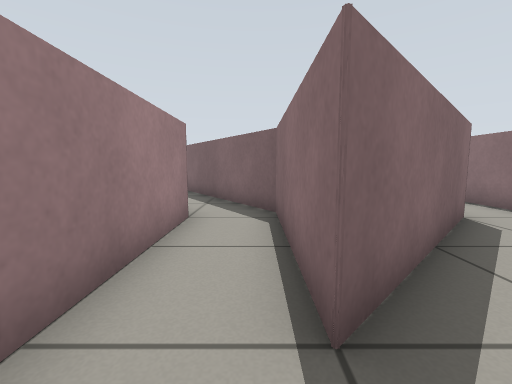
view 1 (above)

20 first-person views from a walk through a world built for the Gazebo simulator. The camera is 0.57 m above the floor, tilts 6° down and sees 90° across. The floor is counted in squares, 0.5 m on a side. Each view is taken from the middle of a square. On the plan, view 1 faces up. The plan holds only what a view shows up to about 12 squares ahead; the rest is blank.

view 2
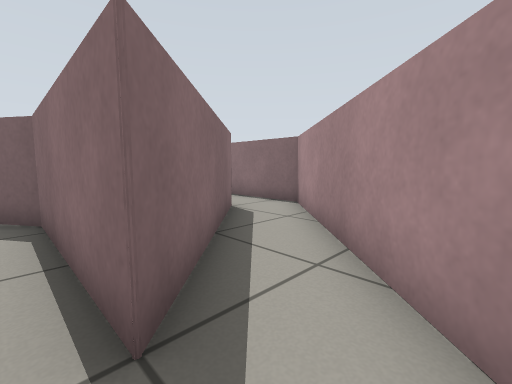

view 3
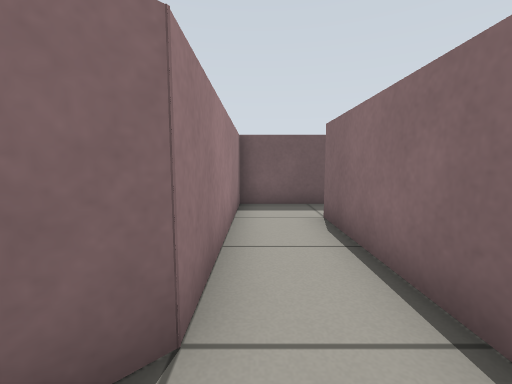

view 4
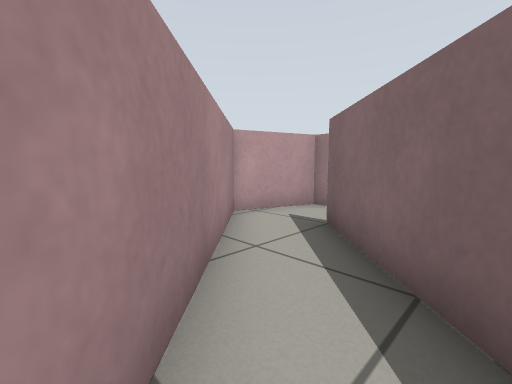

view 5
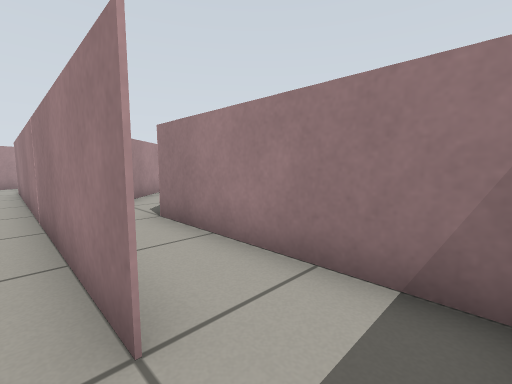

view 6
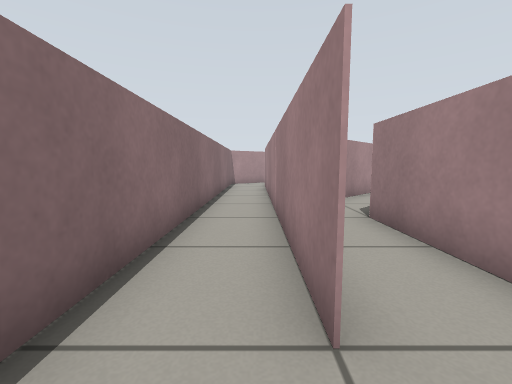

view 7
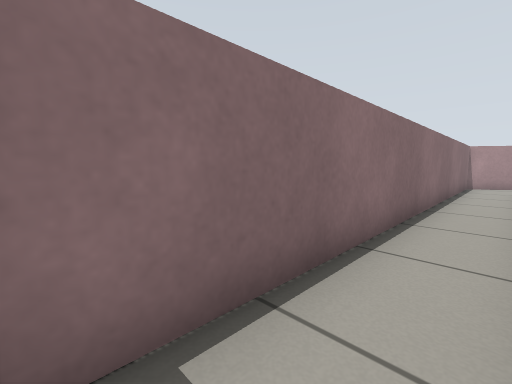

view 8
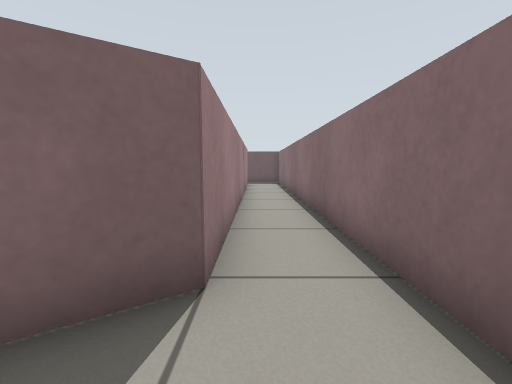

view 9
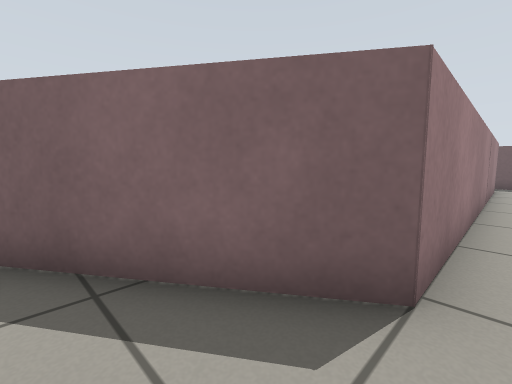

view 10
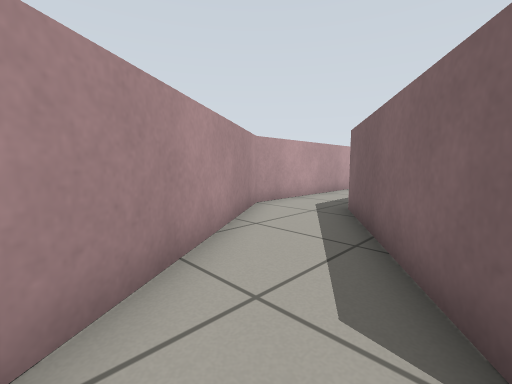

view 11
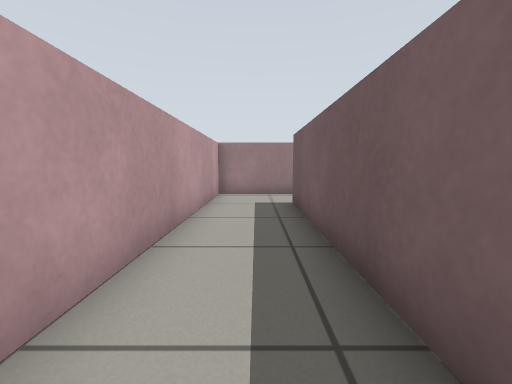

view 12
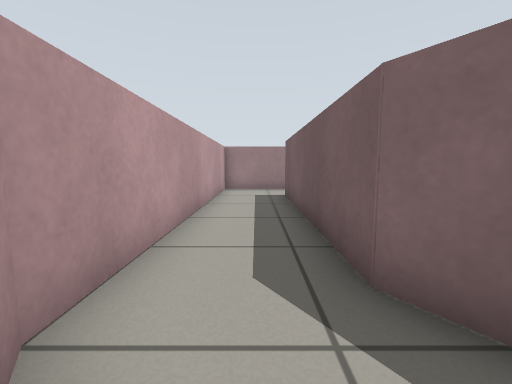

view 13
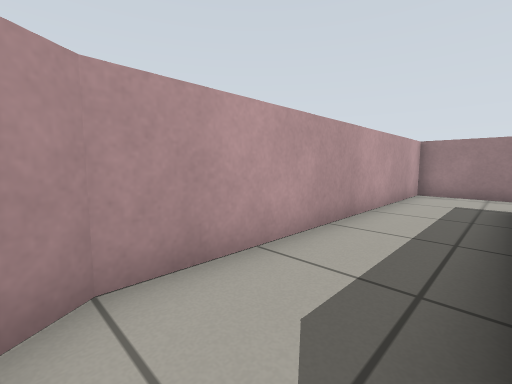

view 14
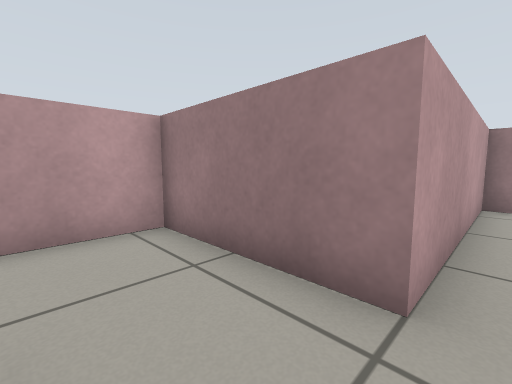

view 15
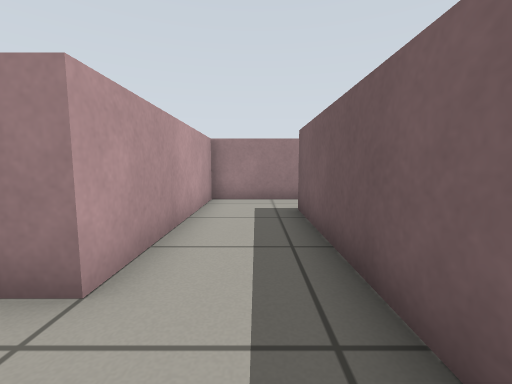

view 16
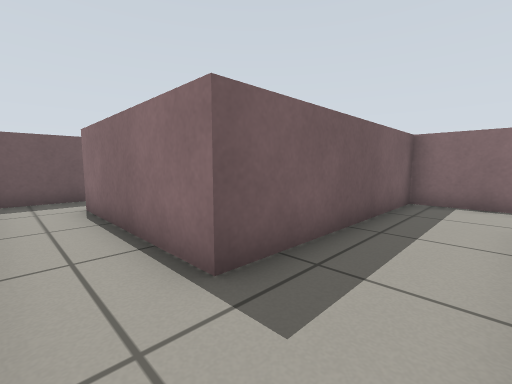

view 17
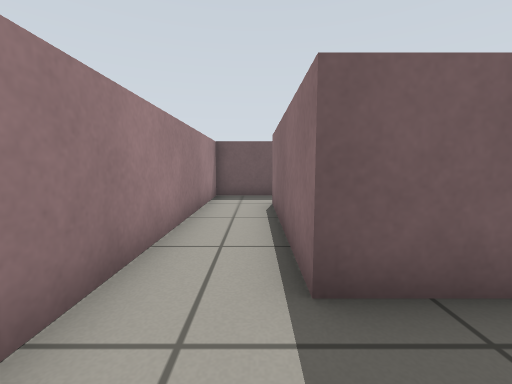

view 18
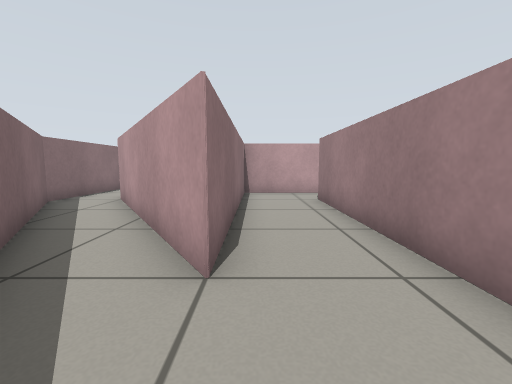

view 19
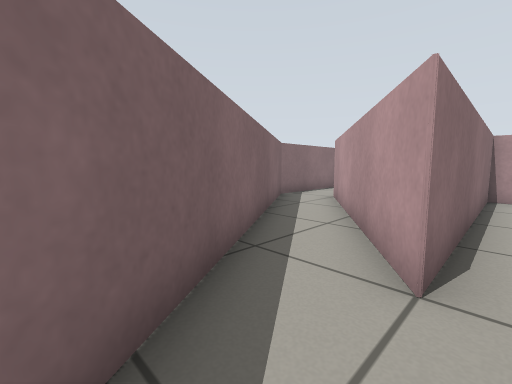

view 20
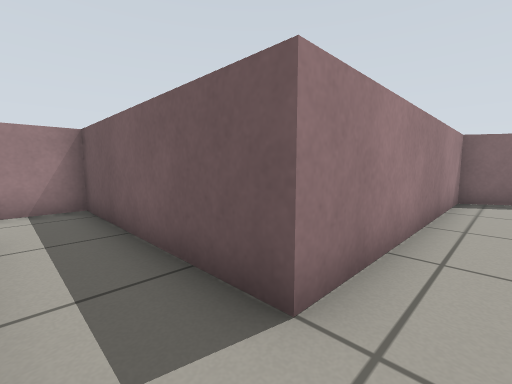

### Floor plan
Points are (right, up) in squares from view 1. A wall is a line through its corners. A room is listed if a view was taken in it or the views show most of it. See-through windows are left out.
Room 1 (views 1, 2)
walls: (1.2, 2.2) (0.5, 1.5) (0.5, 6.1) (-0.1, 6.9); (-1.5, 5.5) (-1.5, -0.1) (0.9, -0.9) (2.8, 1)
ways out: opening at (-1, 7) to room 6; opening at (2, 1) to room 7
Room 2 (views 3, 4)
walls: (7.1, 11.5) (4.5, 11.5) (4.5, 5.5) (3.1, 4.1); (4.8, 3) (6.5, 4.7) (6.5, 9.6)
ways out: opening at (6, 10.5) to room 3; opening at (4, 3) to room 7
Room 3 (views 5, 6, 7, 8, 9, 10)
walls: (6.5, 9.6) (6.5, -2.7) (5.1, -3.6); (6.6, -5.7) (8.5, -4.5) (8.5, 11.1)
ways out: opening at (6, 10.5) to room 2; opening at (6, -5) to room 5
Room 4 (view 11)
walls: (1.7, -5.9) (-5.6, -5.9); (-8.1, -6.5) (-8.1, -8.5) (2.5, -8.5) (3.7, -7.7)
ways out: opening at (3, -7) to room 5; opening at (-6.5, -5.5) to room 6
Room 5 (views 12, 13)
walls: (3.7, -7.7) (6.6, -5.7); (5.1, -3.6) (1.7, -5.9)
ways out: opening at (6, -5) to room 3; opening at (3, -7) to room 4
Room 6 (views 14, 15, 16, 17, 18, 19, 20)
walls: (-8.6, 3.5) (-5.5, 3.5) (-5.5, 11.6) (-1.5, 5.5); (-5.5, -4.1) (-5.5, -1.9) (-12.5, -1.9) (-12.5, 3.6); (-0.1, 6.9) (-4.9, 14.1); (-6.9, 14.2) (-8.1, 13.5) (-8.1, 5.5) (-14.5, 5.5) (-14.5, -4.5) (-8.1, -4.5) (-8.1, -6.5)
ways out: opening at (-1, 7) to room 1; opening at (-6.5, -5.5) to room 4
Room 7 (no view inside)
walls: (3.1, 4.1) (1.2, 2.2); (2.8, 1) (4.8, 3)
ways out: opening at (2, 1) to room 1; opening at (4, 3) to room 2

Where each view was taken, in squares from view 1:
view 1: 0 up, 0 right, facing up
view 2: 0 up, 0 right, facing up-right
view 3: 4 up, 5 right, facing up
view 4: 4 up, 5 right, facing down-left
view 5: 11 up, 7 right, facing down-left
view 6: 11 up, 7 right, facing down
view 7: 11 up, 7 right, facing down-right
view 8: 5 down, 7 right, facing up
view 9: 5 down, 7 right, facing up-left
view 10: 3 down, 8 right, facing down-left
view 11: 7 down, 2 right, facing left
view 12: 7 down, 4 right, facing left
view 13: 6 down, 3 right, facing down-left
view 14: 4 down, 6 left, facing down-left
view 15: 3 down, 6 left, facing left
view 16: 4 down, 14 left, facing up-right
view 17: 4 down, 13 left, facing up
view 18: 14 up, 6 left, facing down
view 19: 14 up, 6 left, facing down-right
view 20: 4 up, 7 left, facing up-left
